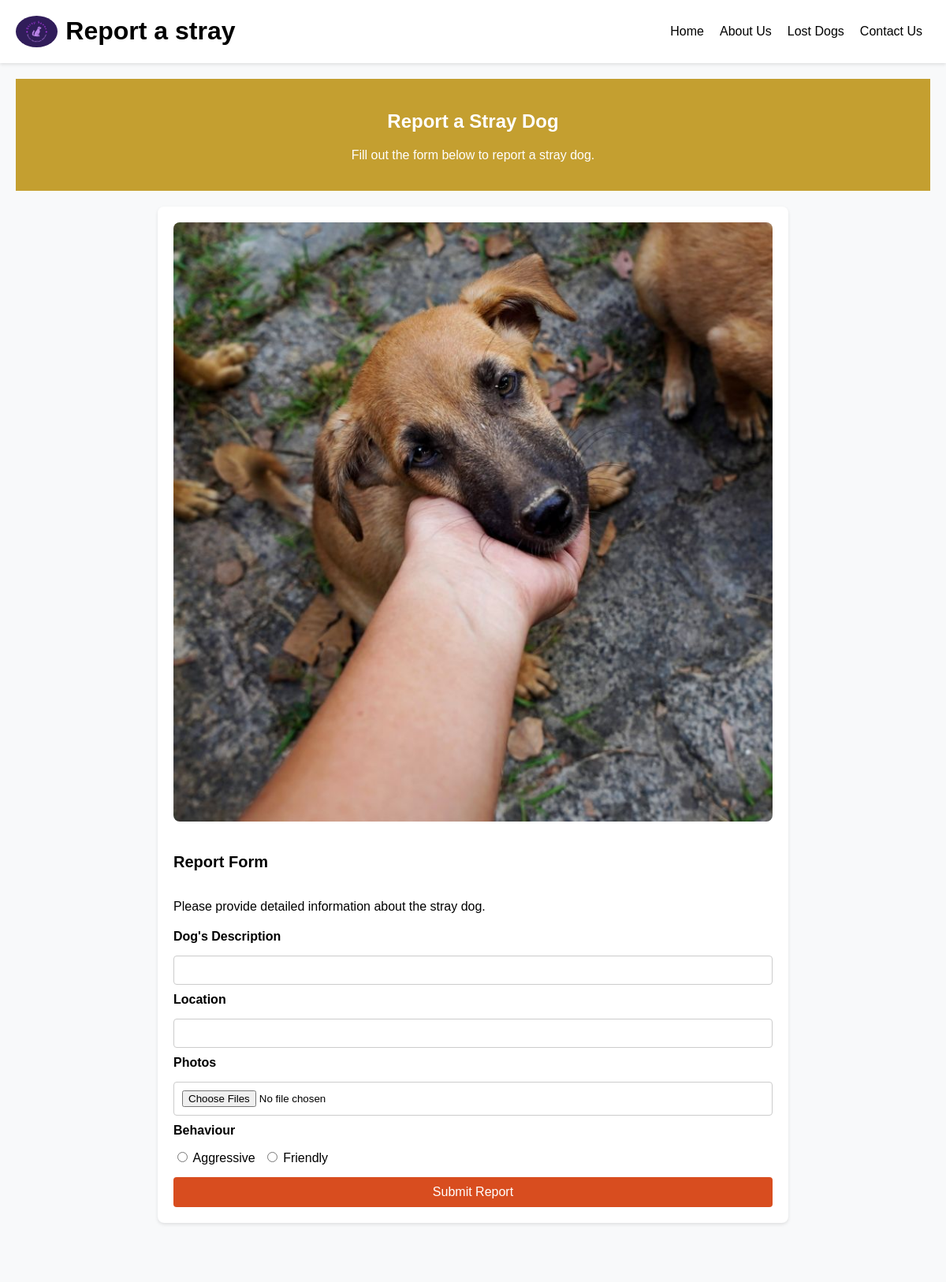
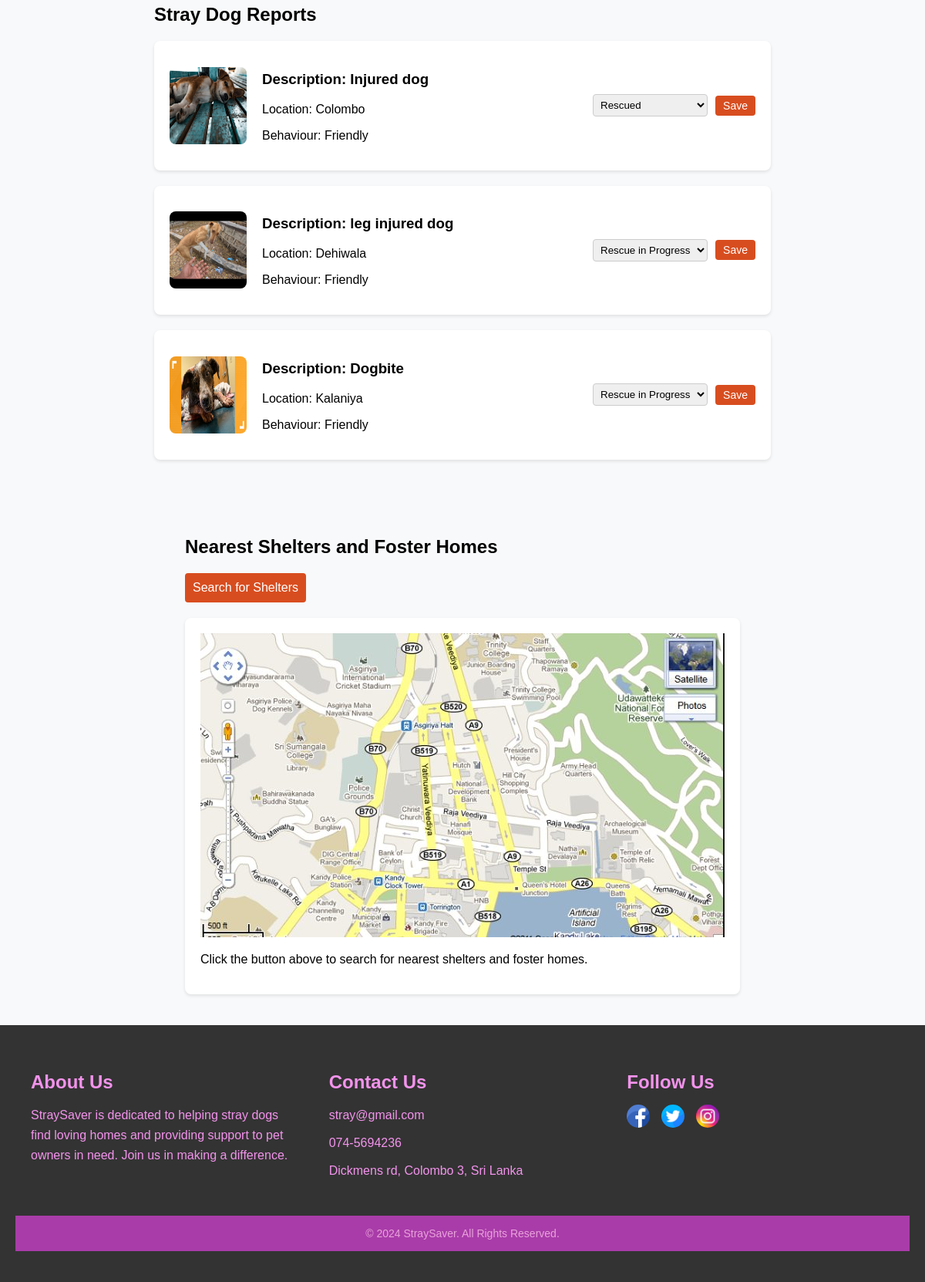
Screenshot of /ReportStray.php with the database file from the repository (2 pictures, top to bottom).
### tables this page shows
CREATE TABLE `reportstray` (
  `id` int(11) NOT NULL,
  `description` text NOT NULL,
  `location` varchar(255) NOT NULL,
  `photos` text DEFAULT NULL,
  `behaviour` varchar(50) NOT NULL,
  `created_at` timestamp NOT NULL DEFAULT current_timestamp(),
  `status` varchar(50) DEFAULT 'Status'
);

### ReportStray.php (the view, shortened to what this page needs)
<!DOCTYPE html>
<html lang="en">
<head>
    <link rel="stylesheet" href="css/reportStray.css">
</head>
<body>
    <header>
        <div class="logo">
            <img src="images/logo2.jpg" alt="Reunite Paws">
            <h1>Report a stray</h1>
        </div>
        <nav>
            <a href="Dashboard.php">Home</a>
            <a href="#">About Us</a>
            <a href="lostfound.php">Lost Dogs</a>
            <a href="#">Contact Us</a>
        </nav>
    </header>
    <main>
        <div class="report-section">
            <h2>Report a Stray Dog</h2>
            <p>Fill out the form below to report a stray dog.</p>
        </div>
        <div class="container">
            <div class="form-container">
                <div class="image-section">
                    <img src="images/straydog.jpeg" alt="Stray Dog">
                </div>
                <div class="form-section">
                    <form id="reportForm" action="ReportStray.php" method="POST" enctype="multipart/form-data">
                        <h2>Report Form</h2>
                        <p>Please provide detailed information about the stray dog.</p>
                        <label for="description">Dog's Description</label>
                        <input type="text" id="description" name="description" required>
                        <label for="location">Location</label>
                        <input type="text" id="location" name="location" required>
                        <label for="photos">Photos</label>
                        <input type="file" id="photos" name="photos[]" multiple accept="image/*">
                        <label>Behaviour</label>
                        <div class="radio-group">
                            <label><input type="radio" name="behaviour" value="Aggressive" required> Aggressive</label>
                            <label><input type="radio" name="behaviour" value="Friendly" required> Friendly</label>
                        </div>
                        <button type="submit">Submit Report</button>
                    </form>
                </div>
            </div>
            <div class="reports-section">
                <h2>Stray Dog Reports</h2>
                <?php
                require_once 'utils/connect.php';
                $sql = "SELECT id, description, location, photos, behaviour, status FROM reportstray";
                $result = $conn->query($sql);
                if ($result->num_rows > 0) {
                    while ($row = $result->fetch_assoc()) {
                        $photos = unserialize($row['photos']);
                        echo '<div class="report">';
                        if (!empty($photos)) {
                            echo '<img src="' . htmlspecialchars($photos[0]) . '" alt="Dog Photo">';
                        }
                        echo '<div class="report-details">';
                        echo '<h3>Description: ' . htmlspecialchars($row['description']) . '</h3>';
                        echo '<p>Location: ' . htmlspecialchars($row['location']) . '</p>';
                        echo '<p>Behaviour: ' . htmlspecialchars($row['behaviour']) . '</p>';
                        echo '</div>';
                        echo '<div class="status-container">';
                        echo '<div class="status-dropdown">';
                        echo '<select class="status-select" data-report-id="' . htmlspecialchars($row['id']) . '">';
                        echo '<option value="rescued" ' . ($row['status'] == 'rescued' ? 'selected' : '') . '>Rescued</option>';
                        echo '<option value="rescue in progress" ' . ($row['status'] == 'rescue in progress' ? 'selected' : '') . '>Rescue in Progress</option>';
                        echo '</select>';
                        echo '</div>';
                        echo '<button class="save-button" data-report-id="' . htmlspecialchars($row['id']) . '">Save</button>';
                        echo '</div>';
                        echo '</div>';
                    }
                } else {
                    echo '<p>No reports available.</p>';
                }
                ?>
            </div>
           <div class="shelters">
                <h2>Nearest Shelters and Foster Homes</h2>
                <button class="search-button" onclick="searchShelters()">Search for Shelters</button>
                <div class="shelter">
                    <img src="images/map.jpg" alt="Dummy Map">
                      <p>Click the button above to search for nearest shelters and foster homes.</p>
                </div>
            </div>
        </div>
    </main>
    <div id="footer">
        <div class="footer-section">
            <div class="section-content about">
                <h2>About Us</h2>
                <p>StraySaver is dedicated to helping stray dogs find loving homes and providing support to pet owners in need. Join us in making a difference.</p>
            </div>
        </div>
        <div class="footer-section">
            <div class="section-content contact">
                <h2>Contact Us</h2>
                <ul>
                <li><a href="mailto:stray@gmail.com">stray@gmail.com</a></li>
                <li>074-5694236</li>
                    <li>Dickmens rd, Colombo 3, Sri Lanka</li>
                </ul>
            </div>
        </div>
        <div class="footer-section">
            <div class="section-content social">
                <h2>Follow Us</h2>
                <div class="social-icons">
                    <a href="#"><img src="images/facebook.jpg" alt="Facebook"></a>
                    <a href="#"><img src="images/twitter.jpg" alt="Twitter"></a>
                    <a href="#"><img src="images/instagram.jpg" alt="Instagram"></a>
                </div>
            </div>
        </div>
        <div class="footer-bottom">
            &copy; 2024 StraySaver. All Rights Reserved.
        </div>
   </div>
</body>
</html>

### css/reportStray.css (style rules this page uses)
* { box-sizing: border-box; }
body { font-family: Arial, sans-serif; margin: 0; padding: 0; background-color: #f8f9fa; }
header { width: 100%; background-color: #fff; box-shadow: 0 2px 4px rgba(0, 0, 0, 0.1); display: flex; justify-content: space-between; align-items: center; padding: 0 20px; }
.logo { display: flex; align-items: center; }
.logo img { height: 40px; margin-right: 10px; border-radius: 50%; }
nav { display: flex; align-items: center; }
nav a { margin: 0 10px; text-decoration: none; color: #000; }
.report-section { background-color: #c49f30; color: #fff; text-align: center; padding: 20px; margin-bottom: 20px; }
main { flex: 1; padding: 20px; }
.container { display: flex; flex-wrap: wrap; justify-content: space-around; gap: 20px; }
.form-container { display: flex; flex-direction: column; align-items: center; background: #fff; padding: 20px; border-radius: 8px; box-shadow: 0 2px 4px rgba(0, 0, 0, 0.1); max-width: 600px; width: 100%; }
.image-section img { width: 100%; height: auto; border-radius: 8px; margin-bottom: 20px; }
.form-section { width: 100%; }
form { display: flex; flex-direction: column; gap: 10px; }
form h2 { margin-bottom: 10px; font-size: 20px; }
form p { margin-bottom: 10px; }
label { font-weight: bold; margin-bottom: 5px; }
input[type="text"], input[type="file"] { padding: 10px; border: 1px solid #ccc; border-radius: 4px; }
.radio-group { display: flex; gap: 10px; }
.radio-group label { font-weight: normal; }
button { padding: 10px; border: none; border-radius: 4px; background-color: #d84d1f; color: #fff; cursor: pointer; font-size: 16px; }
.reports-section { width: 100%; max-width: 600px; }
.reports-section h2 { margin-bottom: 20px; }
.report { background: #fff; padding: 20px; border-radius: 8px; box-shadow: 0 2px 4px rgba(0, 0, 0, 0.1); margin-bottom: 20px; display: flex; gap: 20px; align-items: center; }
.report img { width: 100px; height: 100px; border-radius: 8px; }
.report-details { flex: 1; }
.status-container { display: flex; align-items: center; gap: 10px; }
.status-select { padding: 5px; border: 1px solid #ccc; border-radius: 4px; }
.save-button { padding: 5px 10px; border: none; border-radius: 4px; background-color: #d84d1f; color: #fff; cursor: pointer; font-size: 14px; }
.shelters h2 { margin-bottom: 20px; }
.shelter { background: #fff; padding: 20px; border-radius: 8px; box-shadow: 0 2px 4px rgba(0, 0, 0, 0.1); margin-bottom: 20px; }
.search-button { padding: 10px; border: none; border-radius: 4px; background-color: #d84d1f; color: #fff; cursor: pointer; font-size: 16px; margin-bottom: 20px; }
#footer { background-color: #333; color: #fcf8fb; padding: 40px 20px; display: flex; flex-wrap: wrap; }
.footer-section { flex: 1 1 300px; margin-bottom: 30px; }
.section-content { padding: 0 20px; }
.section-content h2 { font-size: 24px; margin-bottom: 15px; color: #f393ec; }
.section-content p, .section-content ul { color: #f393ec; line-height: 1.6; }
.section-content ul { padding: 0; list-style: none; }
.section-content ul li { margin-bottom: 10px; }
.section-content ul li a { color: #f393ec; text-decoration: none; transition: color 0.3s ease; }
.social-icons { display: flex; align-items: center; }
.social-icons a { margin-right: 15px; transition: transform 0.3s ease; }
.social-icons a:last-child { margin-right: 0; }
.social-icons a img { width: 30px; height: 30px; border-radius: 50%; transition: opacity 0.3s ease; }
.footer-bottom { text-align: center; padding: 15px 0; background-color: #a93ca9; color: #e9a2db; font-size: 14px; width: 100%; }

### ReportStray.php (style rules this page uses)
.container { display: flex; flex-direction: column; align-items: center; margin-top: 20px; }
.form-container, .reports-section { width: 80%; max-width: 800px; margin-bottom: 40px; }

### rows the page displays
reportstray: shows a picture, description "Injured dog", location "Colombo", behaviour "Friendly", status+id "Rescued"
reportstray: shows a picture, description "leg injured dog", location "Dehiwala", behaviour "Friendly", status+id "Rescue in Progress"
reportstray: shows a picture, description "Dogbite", location "Kalaniya", behaviour "Friendly", status+id "Rescue in Progress"
